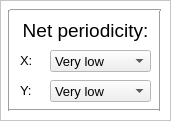
  <widget class="QFrame" name="frame_3">
   <property name="geometry">
    <rect>
     <x>870</x>
     <y>260</y>
     <width>171</width>
     <height>121</height>
    </rect>
   </property>
   <property name="palette">
    <palette>
     <active>
      <colorrole role="Base">
       <brush brushstyle="SolidPattern">
        <color alpha="255">
         <red>255</red>
         <green>255</green>
         <blue>255</blue>
        </color>
       </brush>
      </colorrole>
      <colorrole role="Window">
       <brush brushstyle="SolidPattern">
        <color alpha="255">
         <red>255</red>
         <green>255</green>
         <blue>255</blue>
        </color>
       </brush>
      </colorrole>
     </active>
     <inactive>
      <colorrole role="Base">
       <brush brushstyle="SolidPattern">
        <color alpha="255">
         <red>255</red>
         <green>255</green>
         <blue>255</blue>
        </color>
       </brush>
      </colorrole>
      <colorrole role="Window">
       <brush brushstyle="SolidPattern">
        <color alpha="255">
         <red>255</red>
         <green>255</green>
         <blue>255</blue>
        </color>
       </brush>
      </colorrole>
     </inactive>
     <disabled>
      <colorrole role="Base">
       <brush brushstyle="SolidPattern">
        <color alpha="255">
         <red>255</red>
         <green>255</green>
         <blue>255</blue>
        </color>
       </brush>
      </colorrole>
      <colorrole role="Window">
       <brush brushstyle="SolidPattern">
        <color alpha="255">
         <red>255</red>
         <green>255</green>
         <blue>255</blue>
        </color>
       </brush>
      </colorrole>
     </disabled>
    </palette>
   </property>
   <property name="autoFillBackground">
    <bool>true</bool>
   </property>
   <property name="frameShape">
    <enum>QFrame::StyledPanel</enum>
   </property>
   <property name="frameShadow">
    <enum>QFrame::Raised</enum>
   </property>
   <widget class="Line" name="line_11">
    <property name="geometry">
     <rect>
      <x>-1</x>
      <y>10</y>
      <width>21</width>
      <height>101</height>
     </rect>
    </property>
    <property name="orientation">
     <enum>Qt::Vertical</enum>
    </property>
   </widget>
   <widget class="Line" name="line_12">
    <property name="geometry">
     <rect>
      <x>150</x>
      <y>10</y>
      <width>21</width>
      <height>101</height>
     </rect>
    </property>
    <property name="orientation">
     <enum>Qt::Vertical</enum>
    </property>
   </widget>
   <widget class="Line" name="line_13">
    <property name="geometry">
     <rect>
      <x>9</x>
      <y>100</y>
      <width>151</width>
      <height>21</height>
     </rect>
    </property>
    <property name="orientation">
     <enum>Qt::Horizontal</enum>
    </property>
   </widget>
   <widget class="Line" name="line_14">
    <property name="geometry">
     <rect>
      <x>10</x>
      <y>0</y>
      <width>151</width>
      <height>21</height>
     </rect>
    </property>
    <property name="orientation">
     <enum>Qt::Horizontal</enum>
    </property>
   </widget>
   <widget class="QLabel" name="label_9">
    <property name="geometry">
     <rect>
      <x>20</x>
      <y>10</y>
      <width>131</width>
      <height>41</height>
     </rect>
    </property>
    <property name="font">
     <font>
      <pointsize>14</pointsize>
     </font>
    </property>
    <property name="text">
     <string>Net periodicity:</string>
    </property>
    <property name="alignment">
     <set>Qt::AlignCenter</set>
    </property>
   </widget>
   <widget class="QLabel" name="label_10">
    <property name="geometry">
     <rect>
      <x>20</x>
      <y>50</y>
      <width>21</width>
      <height>21</height>
     </rect>
    </property>
    <property name="font">
     <font>
      <pointsize>10</pointsize>
     </font>
    </property>
    <property name="text">
     <string>X:</string>
    </property>
   </widget>
   <widget class="QLabel" name="label_11">
    <property name="geometry">
     <rect>
      <x>20</x>
      <y>80</y>
      <width>21</width>
      <height>21</height>
     </rect>
    </property>
    <property name="font">
     <font>
      <pointsize>10</pointsize>
     </font>
    </property>
    <property name="text">
     <string>Y:</string>
    </property>
   </widget>
   <widget class="QComboBox" name="comboBox_netXPeriodicy">
    <property name="geometry">
     <rect>
      <x>50</x>
      <y>50</y>
      <width>101</width>
      <height>22</height>
     </rect>
    </property>
    <property name="font">
     <font>
      <pointsize>10</pointsize>
     </font>
    </property>
    <item>
     <property name="text">
      <string>Very low</string>
     </property>
    </item>
    <item>
     <property name="text">
      <string>Low</string>
     </property>
    </item>
    <item>
     <property name="text">
      <string>Decreased</string>
     </property>
    </item>
    <item>
     <property name="text">
      <string>Middle</string>
     </property>
    </item>
    <item>
     <property name="text">
      <string>Increased</string>
     </property>
    </item>
    <item>
     <property name="text">
      <string>High</string>
     </property>
    </item>
    <item>
     <property name="text">
      <string>Very high</string>
     </property>
    </item>
    <item>
     <property name="text">
      <string>Ultra high</string>
     </property>
    </item>
   </widget>
   <widget class="QComboBox" name="comboBox_netYPeriodicy">
    <property name="geometry">
     <rect>
      <x>50</x>
      <y>80</y>
      <width>101</width>
      <height>22</height>
     </rect>
    </property>
    <property name="font">
     <font>
      <pointsize>10</pointsize>
     </font>
    </property>
    <item>
     <property name="text">
      <string>Very low</string>
     </property>
    </item>
    <item>
     <property name="text">
      <string>Low</string>
     </property>
    </item>
    <item>
     <property name="text">
      <string>Decreased</string>
     </property>
    </item>
    <item>
     <property name="text">
      <string>Middle</string>
     </property>
    </item>
    <item>
     <property name="text">
      <string>Increased</string>
     </property>
    </item>
    <item>
     <property name="text">
      <string>High</string>
     </property>
    </item>
    <item>
     <property name="text">
      <string>Very high</string>
     </property>
    </item>
    <item>
     <property name="text">
      <string>Ultra high</string>
     </property>
    </item>
   </widget>
  </widget>
